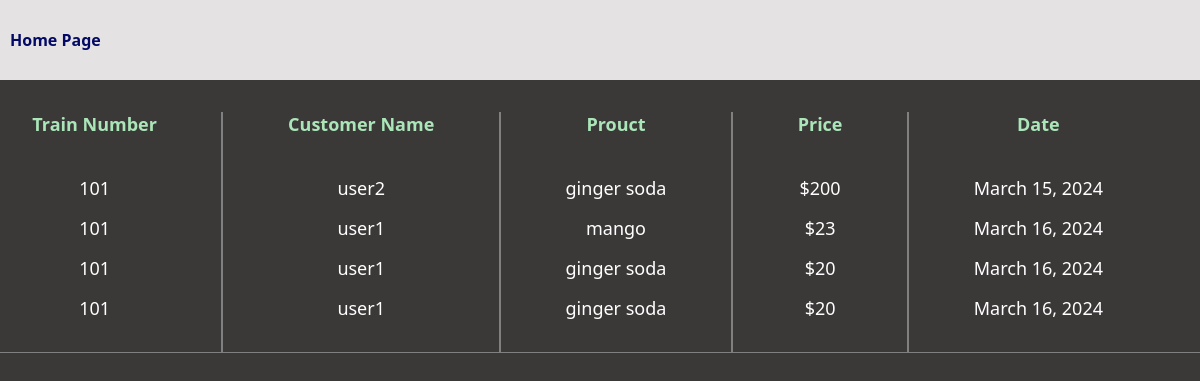
The app's page /order_page_admin/ with its own data.
### user_app/models.py (models this page shows, shortened)
class Order(models.Model):
  train_number = models.CharField(max_length=10)
  customer_name = models.CharField(max_length=25)
  product_name =  models.CharField(max_length=25)
  price =  models.CharField(max_length=25)
  date = models.DateField(auto_now_add=True)

### admin_app/views.py (the view)
# urls.py: path('order_page_admin/', order_page_admin, name='order_page_admin'),
def order_page_admin(request):
  order_items = Order.objects.all()
  return render(request, 'order_page_admin.html', {'orders':order_items})

### templates/order_page_admin.html (shortened to what this page needs)
<!DOCTYPE html>
<html lang="en">
  <head>
  </head>
  <body>
    <div class="order-table-container">
      <nav>
        <div class="orders">
          <a href="{% url 'admin_app:admin_page' %}">Home Page</a>
        </div>
      </nav>
      <div class="flex-row">
        <div class="customer-name">
          Train Number {% for i in orders %}
          <div class="customers">{{i.train_number}}</div>
          {% endfor %}
        </div>
        <span></span>
        <div class="customer-train-number">
          Customer Name {% for i in orders %}
          <div class="customer-train-number-child">{{i.customer_name}}</div>
          {% endfor %}
        </div>
        <span></span>
        <div class="order-item">
          Prouct {% for i in orders %}
          <div class="order-item-child">{{i.product_name}}</div>
          {% endfor %}
        </div>
        <span></span>
        <div class="order-price">
          Price {% for i in orders %}
          <div class="order-price-child">${{i.price}}</div>
          {% endfor %}
        </div>
        <span></span>
        <div class="order-date">
          Date {% for i in orders %}
          <div class="order-date-child">{{i.date}}</div>
          {% endfor %}
        </div>
      </div>
    </div>
  </body>
</html>

### templates/order_page_admin.html (style rules this page uses)
body { margin: 0; padding: 0; box-sizing: border-box; }
.order-table-container { font-family: system-ui, -apple-system, BlinkMacSystemFont, "Segoe UI", Roboto, Oxygen, Ubuntu, Cantarell, "Open Sans", "Helvetica Neue", sans-serif; height: 100vh; width: 100%; background-color: rgb(59, 56, 56); }
.order-table-container nav { position: fixed; top: 0; }
.order-table-container nav .orders { width: 100vw; height: 80px; background: rgb(228, 226, 226); display: flex; align-items: center; justify-content: start; }
.order-table-container nav a { color: rgb(3, 10, 102); margin-left: 10px; text-decoration: none; font-weight: bold; font-size: 16px; }
.order-table-container .flex-row { display: flex; flex-direction: row; justify-content: space-around; padding-top: 2rem; border-bottom: 1px solid gray; text-align: center; margin-top: 5rem; }
.order-table-container .flex-row span { border: 1px solid gray; height: auto; }
.order-table-container .flex-row .order-item, .order-price, .order-date, .customer-name, .customer-train-number { font-size: 18px; margin-bottom: 2rem; color: rgb(171, 230, 185); font-weight: bold; }
.order-table-container .flex-row .order-item-child, .order-price-child, .order-date-child, .customers, .customer-train-number-child { margin-top: 1rem; font-weight: normal; color: white; }
.order-table-container .flex-row .order-item .order-item-child:first-child, .order-price-child:first-child, .order-date-child:first-child, .customers:first-child, .customer-train-number-child:first-child { margin-top: 2.5rem; }

### records on screen
Order: train_number "101", customer_name "user2", product_name "ginger soda", price "200", date "March 15, 2024"
Order: train_number "101", customer_name "user1", product_name "mango", price "23", date "March 16, 2024"
Order: train_number "101", customer_name "user1", product_name "ginger soda", price "20", date "March 16, 2024"
Order: train_number "101", customer_name "user1", product_name "ginger soda", price "20", date "March 16, 2024"
